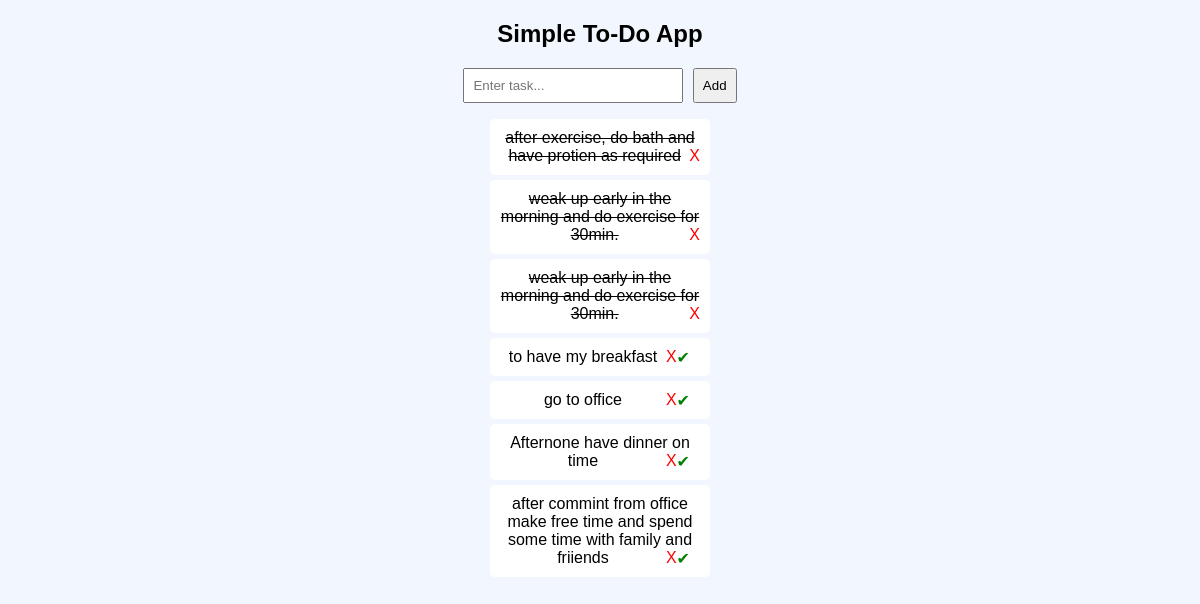
The page / on the database its author committed.
### todo_app/models.py (models this page shows, shortened)
class Task(models.Model):
    title = models.CharField(max_length=200)
    created_at = models.DateTimeField(auto_now_add=True)

### todo_app/views.py (the view)
# urls.py: path('', views.index, name='home'),
def index(request):
    if request.method == 'POST':
        task = request.POST.get('task')
        Task.objects.create(title=task)
        return redirect('/')
    tasks = Task.objects.all()
    return render(request, 'index.html', {'tasks': tasks})

### todo_app/templates/index.html (shortened to what this page needs)
<!DOCTYPE html>
<html>
<head>
</head>
<body>
    <h2>Simple To-Do App</h2>
    <form method="POST">
        <input type="text" name="task" placeholder="Enter task..." required>
        <button type="submit">Add</button>
    </form>
    <ul>
    {% for task in tasks %}
    <li style="text-decoration: {% if task.completed %}line-through{% endif %};">
        {{ task.title }}
        {% if not task.completed %}
        <a href="/complete/{{ task.id }}/" style="color:green; margin-right:10px;">✔</a>
        {% endif %}
        <a href="/delete/{{ task.id }}/" style="color:red;">X</a>
    </li>
    {% endfor %}
    </ul>
</body>
</html>

### todo_app/templates/index.html (style rules this page uses)
body { font-family: Arial; background:#f2f7ff; text-align:center; }
input { padding:8px;width:200px; }
button { padding:8px;margin-left:5px; }
ul { list-style:none;padding:0; }
li { background:#fff; margin:5px auto;padding:10px;width:200px;border-radius:5px; }
a { color:red;text-decoration:none;float:right; }

### rows shown on the page
Task: title "after exercise, do bath and have protien as required"
Task: title "weak up early in the morning and do exercise for 30min."
Task: title "weak up early in the morning and do exercise for 30min."
Task: title "to have my breakfast"
Task: title "go to office"
Task: title "Afternone have dinner on time"
Task: title "after commint from office make free time and spend some time with family and friiends"
